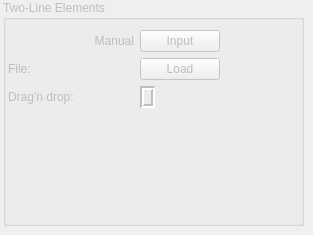
      <widget class="QWidget" name="TwoLineElementPage">
       <widget class="QGroupBox" name="groupBox_3">
        <property name="enabled">
         <bool>false</bool>
        </property>
        <property name="geometry">
         <rect>
          <x>3</x>
          <y>0</y>
          <width>301</width>
          <height>226</height>
         </rect>
        </property>
        <property name="toolTip">
         <string>A Two-line element set (TLE) is a set of numbers that describe the orbit 
of an earth satellite. The TLE can be used only by the SGP4 propagator model 
(or one of the associated SGP8, SDP4, SDP8 models).</string>
        </property>
        <property name="title">
         <string>Two-Line Elements</string>
        </property>
        <property name="flat">
         <bool>true</bool>
        </property>
        <widget class="QWidget" name="formLayoutWidget_2">
         <property name="geometry">
          <rect>
           <x>5</x>
           <y>30</y>
           <width>291</width>
           <height>191</height>
          </rect>
         </property>
         <layout class="QFormLayout" name="formLayout_2">
          <property name="fieldGrowthPolicy">
           <enum>QFormLayout::FieldsStayAtSizeHint</enum>
          </property>
          <item row="0" column="0">
           <widget class="QLabel" name="a_2">
            <property name="text">
             <string>                          Manual</string>
            </property>
            <property name="alignment">
             <set>Qt::AlignRight|Qt::AlignTrailing|Qt::AlignVCenter</set>
            </property>
           </widget>
          </item>
          <item row="0" column="1">
           <widget class="QPushButton" name="ManualInputTLEpushButton">
            <property name="sizePolicy">
             <sizepolicy hsizetype="Minimum" vsizetype="Fixed">
              <horstretch>0</horstretch>
              <verstretch>0</verstretch>
             </sizepolicy>
            </property>
            <property name="text">
             <string>Input</string>
            </property>
           </widget>
          </item>
          <item row="1" column="0">
           <widget class="QLabel" name="e_2">
            <property name="text">
             <string>File: </string>
            </property>
            <property name="alignment">
             <set>Qt::AlignRight|Qt::AlignTrailing|Qt::AlignVCenter</set>
            </property>
           </widget>
          </item>
          <item row="1" column="1">
           <widget class="QPushButton" name="LoadTLEpushButton">
            <property name="text">
             <string>Load</string>
            </property>
           </widget>
          </item>
          <item row="2" column="0">
           <widget class="QLabel" name="i_2">
            <property name="text">
             <string>Drag'n drop: </string>
            </property>
            <property name="alignment">
             <set>Qt::AlignRight|Qt::AlignTrailing|Qt::AlignVCenter</set>
            </property>
           </widget>
          </item>
          <item row="2" column="1">
           <widget class="QLabel" name="DropTLEImage">
            <property name="maximumSize">
             <size>
              <width>106</width>
              <height>55</height>
             </size>
            </property>
            <property name="acceptDrops">
             <bool>true</bool>
            </property>
            <property name="frameShape">
             <enum>QFrame::Box</enum>
            </property>
            <property name="frameShadow">
             <enum>QFrame::Sunken</enum>
            </property>
            <property name="lineWidth">
             <number>2</number>
            </property>
            <property name="midLineWidth">
             <number>0</number>
            </property>
            <property name="text">
             <string/>
            </property>
            <property name="pixmap">
             <pixmap resource="../../iconary/sta-icons.qrc">:/icons/TLE-icon.png</pixmap>
            </property>
            <property name="scaledContents">
             <bool>false</bool>
            </property>
            <property name="alignment">
             <set>Qt::AlignLeading|Qt::AlignLeft|Qt::AlignVCenter</set>
            </property>
            <property name="wordWrap">
             <bool>false</bool>
            </property>
            <property name="margin">
             <number>7</number>
            </property>
           </widget>
          </item>
         </layout>
        </widget>
       </widget>
      </widget>
